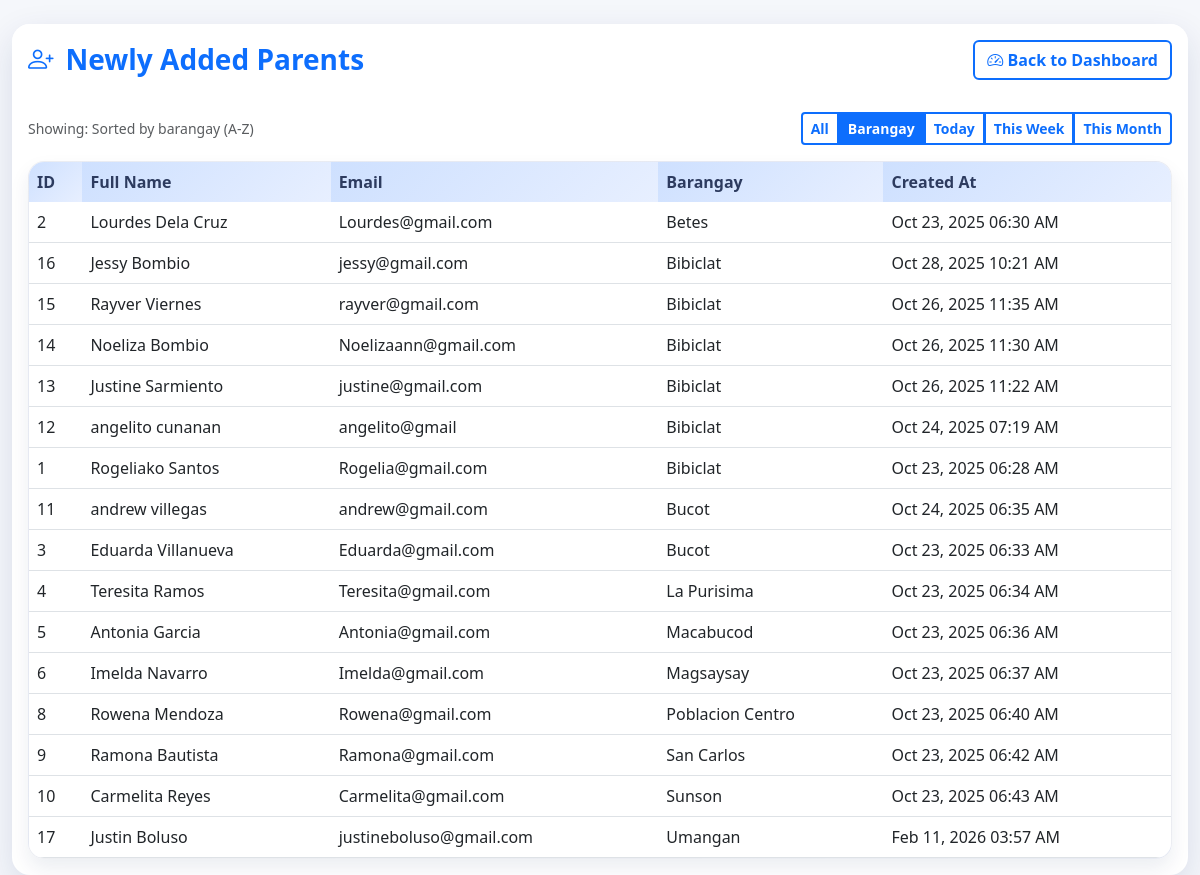
The app's page /newly_added_parents.php?sort=barangay with its own data.
### tables this page shows
CREATE TABLE `parents` (
  `id` int(11) NOT NULL,
  `first_name` varchar(100) NOT NULL,
  `last_name` varchar(100) NOT NULL,
  `email` varchar(150) DEFAULT NULL,
  `phone` varchar(20) DEFAULT NULL,
  `address` text DEFAULT NULL,
  `purok` enum('Purok 1','Purok 2','Purok 3','Purok 4','Purok 5','Purok 6','Purok 7') NOT NULL,
  `Municipality` enum('Aliaga','Bongabon','Cabiao','Carranglan','Gabaldon','General Mamerto Natividad','General Tinio','Guimba','Jaen','Laur','Licab','Llanera','Lupao','Nampicuan','Pantabangan','Peñaranda','Quezon','Rizal','San Antonio','San Isidro','San Leonardo','Santa Rosa','Santo Domingo','Talavera','Talugtug','Zaragoza','Cabanatuan City','Gapan City','Science City of Muñoz','Palayan City','San Jose City') NOT NULL,
  `Province` enum('Aurora','Bataan','Bulacan','Nueva Ecija','Pampanga','Tarlac','Zambales') NOT NULL DEFAULT 'Nueva Ecija',
  `baranggay` varchar(100) DEFAULT NULL,
  `created_at` timestamp NOT NULL DEFAULT current_timestamp(),
  `updated_at` timestamp NOT NULL DEFAULT current_timestamp() ON UPDATE current_timestamp(),
  `barangay` varchar(100) DEFAULT NULL
);

### newly_added_parents.php (the view, shortened to what this page needs)
<?php
require_once __DIR__ . '/dbForm.php';
$filter = isset($_GET['sort']) ? strtolower($_GET['sort']) : 'recent';
$filterLabels = [
    'recent' => 'All recent parents',
    'barangay' => 'Sorted by barangay (A-Z)',
    'day' => 'Added today',
    'week' => 'Added this week',
    'month' => 'Added this month',
];
$whereClause = '';
$orderClause = 'created_at DESC, id DESC';
switch ($filter) {
    case 'barangay':
        $orderClause = 'barangay_name ASC, created_at DESC, id DESC';
        break;
}
$sql = "SELECT id, first_name, last_name, email, COALESCE(NULLIF(barangay, ''), NULLIF(baranggay, ''), 'N/A') AS barangay_name, created_at FROM parents $whereClause ORDER BY $orderClause";
$result = mysqli_query($con, $sql);
?>
<!DOCTYPE html>
<html lang="en">
<head>
    <link rel="stylesheet" href="https://cdn.jsdelivr.net/npm/bootstrap@5.3.0/dist/css/bootstrap.min.css">
    <link rel="stylesheet" href="https://cdn.jsdelivr.net/npm/bootstrap-icons/font/bootstrap-icons.css">
    <link rel="stylesheet" href="assets/css/theme.css">
</head>
<body>
<div class="container-fluid mt-4">
    <div class="card card-shadow">
        <div class="card-header bg-white border-0 py-3">
            <div class="d-flex justify-content-between align-items-center gap-2 flex-wrap">
                <h3 class="dashboard-title mb-0"><i class="bi bi-person-plus"></i> Newly Added Parents</h3>
                <a href="dashboard.php" class="btn btn-outline-primary">
                    <i class="bi bi-speedometer2"></i> Back to Dashboard
                </a>
            </div>
        </div>
        <div class="card-body">
            <div class="d-flex flex-wrap justify-content-between align-items-center mb-3 gap-2">
                <span class="text-muted small">Showing: <?php echo htmlspecialchars($filterLabels[$filter] ?? $filterLabels['recent']); ?></span>
                <div class="btn-group btn-group-sm" role="group" aria-label="Filter parents">
                    <a href="?sort=recent" class="btn btn-outline-primary<?php echo $filter === 'recent' ? ' active' : ''; ?>">All</a>
                    <a href="?sort=barangay" class="btn btn-outline-primary<?php echo $filter === 'barangay' ? ' active' : ''; ?>">Barangay</a>
                    <a href="?sort=day" class="btn btn-outline-primary<?php echo $filter === 'day' ? ' active' : ''; ?>">Today</a>
                    <a href="?sort=week" class="btn btn-outline-primary<?php echo $filter === 'week' ? ' active' : ''; ?>">This Week</a>
                    <a href="?sort=month" class="btn btn-outline-primary<?php echo $filter === 'month' ? ' active' : ''; ?>">This Month</a>
                </div>
            </div>
            <div class="table-modern table-modern-elevated">
                <div class="table-responsive">
                    <table class="table table-hover align-middle mb-0">
                        <thead>
                        <tr>
                            <th scope="col">ID</th>
                            <th scope="col">Full Name</th>
                            <th scope="col">Email</th>
                            <th scope="col">Barangay</th>
                            <th scope="col">Created At</th>
                        </tr>
                        </thead>
                        <tbody>
                        <?php if ($result && mysqli_num_rows($result) > 0): ?>
                            <?php while ($row = mysqli_fetch_assoc($result)): ?>
                                <tr>
                                    <td><?php echo htmlspecialchars($row['id']); ?></td>
                                    <td><?php echo htmlspecialchars(trim($row['first_name'] . ' ' . $row['last_name'])); ?></td>
                                    <td><?php echo htmlspecialchars($row['email'] ?? 'N/A'); ?></td>
                                    <td><?php echo htmlspecialchars($row['barangay_name'] ?? 'N/A'); ?></td>
                                    <td><?php echo htmlspecialchars($row['created_at'] ? date('M d, Y h:i A', strtotime($row['created_at'])) : 'N/A'); ?></td>
                                </tr>
                            <?php endwhile; ?>
                        <?php else: ?>
                            <tr>
                                <td class="text-center" colspan="5">No parent records found.</td>
                            </tr>
                        <?php endif; ?>
                        </tbody>
                    </table>
                </div>
            </div>
        </div>
    </div>
</div>
</body>
</html>

### assets/css/theme.css (style rules this page uses)
:root { --primary-color: #0d6efd; --primary-dark: #0a58ca; --sidebar-width: 250px; --content-bg: #f5f7fb; --text-color: #2b3146; --muted-color: #6c757d; --card-radius: 18px; --transition-speed: 0.3s; --shadow-lg: 0 12px 35px rgba(15, 35, 95, 0.12); --shadow-md: 0 10px 25px rgba(15, 35, 95, 0.18); }
* { box-sizing: border-box; }
body { margin: 0; font-family: 'Segoe UI', 'Helvetica Neue', Arial, sans-serif; color: var(--text-color); background-color: var(--content-bg); display: flex; min-height: 100vh; transition: background-color var(--transition-speed) ease; }
a { color: inherit; }
.card-shadow { border: none; border-radius: var(--card-radius); box-shadow: var(--shadow-lg); background-color: #fff; overflow: hidden; }
.dashboard-title { display: flex; align-items: center; gap: 12px; margin: 0; font-weight: 700; color: var(--primary-color); }
.dashboard-title i { font-size: 1.6rem; }
.table-modern { border-radius: 16px; overflow: hidden; background-color: #fff; box-shadow: 0 10px 20px rgba(15, 35, 95, 0.08); }
.table-modern-elevated { border: 1px solid rgba(45, 59, 95, 0.08); background: linear-gradient(135deg, rgba(255, 255, 255, 0.96), rgba(243, 246, 255, 0.9)); }
.table-modern-elevated .table thead th { background: linear-gradient(135deg, rgba(13, 110, 253, 0.16), rgba(13, 110, 253, 0.05)); border-bottom: none; }
.table-modern-elevated .table tbody tr { transition: transform var(--transition-speed) ease, box-shadow var(--transition-speed) ease; }
.table-modern table { margin-bottom: 0; }
.table-modern thead { background-color: #f3f6ff; }
.table-modern th { font-weight: 600; color: #2d3b5f; border-bottom: none; }
.table-modern td { vertical-align: middle; }
.btn-outline-primary, .btn-outline-success, .btn-outline-secondary, .btn-outline-info, .btn-outline-danger { border-width: 2px; font-weight: 600; }
.card-header.bg-white { border-bottom: none; }
.table thead th { font-weight: 600; }

### records on screen
parents: id "2", first_name+last_name "Lourdes Dela Cruz", email "Lourdes@gmail.com", barangay_name "Betes", created_at "Oct 23, 2025 06:30 AM"
parents: id "16", first_name+last_name "Jessy Bombio", email "jessy@gmail.com", barangay_name "Bibiclat", created_at "Oct 28, 2025 10:21 AM"
parents: id "15", first_name+last_name "Rayver Viernes", email "rayver@gmail.com", barangay_name "Bibiclat", created_at "Oct 26, 2025 11:35 AM"
parents: id "14", first_name+last_name "Noeliza Bombio", email "Noelizaann@gmail.com", barangay_name "Bibiclat", created_at "Oct 26, 2025 11:30 AM"
parents: id "13", first_name+last_name "Justine Sarmiento", email "justine@gmail.com", barangay_name "Bibiclat", created_at "Oct 26, 2025 11:22 AM"
parents: id "12", first_name+last_name "angelito cunanan", email "angelito@gmail", barangay_name "Bibiclat", created_at "Oct 24, 2025 07:19 AM"
parents: id "1", first_name+last_name "Rogeliako Santos", email "Rogelia@gmail.com", barangay_name "Bibiclat", created_at "Oct 23, 2025 06:28 AM"
parents: id "11", first_name+last_name "andrew villegas", email "andrew@gmail.com", barangay_name "Bucot", created_at "Oct 24, 2025 06:35 AM"
parents: id "3", first_name+last_name "Eduarda Villanueva", email "Eduarda@gmail.com", barangay_name "Bucot", created_at "Oct 23, 2025 06:33 AM"
parents: id "4", first_name+last_name "Teresita Ramos", email "Teresita@gmail.com", barangay_name "La Purisima", created_at "Oct 23, 2025 06:34 AM"
parents: id "5", first_name+last_name "Antonia Garcia", email "Antonia@gmail.com", barangay_name "Macabucod", created_at "Oct 23, 2025 06:36 AM"
parents: id "6", first_name+last_name "Imelda Navarro", email "Imelda@gmail.com", barangay_name "Magsaysay", created_at "Oct 23, 2025 06:37 AM"
parents: id "8", first_name+last_name "Rowena Mendoza", email "Rowena@gmail.com", barangay_name "Poblacion Centro", created_at "Oct 23, 2025 06:40 AM"
parents: id "9", first_name+last_name "Ramona Bautista", email "Ramona@gmail.com", barangay_name "San Carlos", created_at "Oct 23, 2025 06:42 AM"
parents: id "10", first_name+last_name "Carmelita Reyes", email "Carmelita@gmail.com", barangay_name "Sunson", created_at "Oct 23, 2025 06:43 AM"
parents: id "17", first_name+last_name "Justin Boluso", email "justineboluso@gmail.com", barangay_name "Umangan", created_at "Feb 11, 2026 03:57 AM"

### other values on screen
$filterLabels[$filter] "Sorted by barangay (A-Z)"
